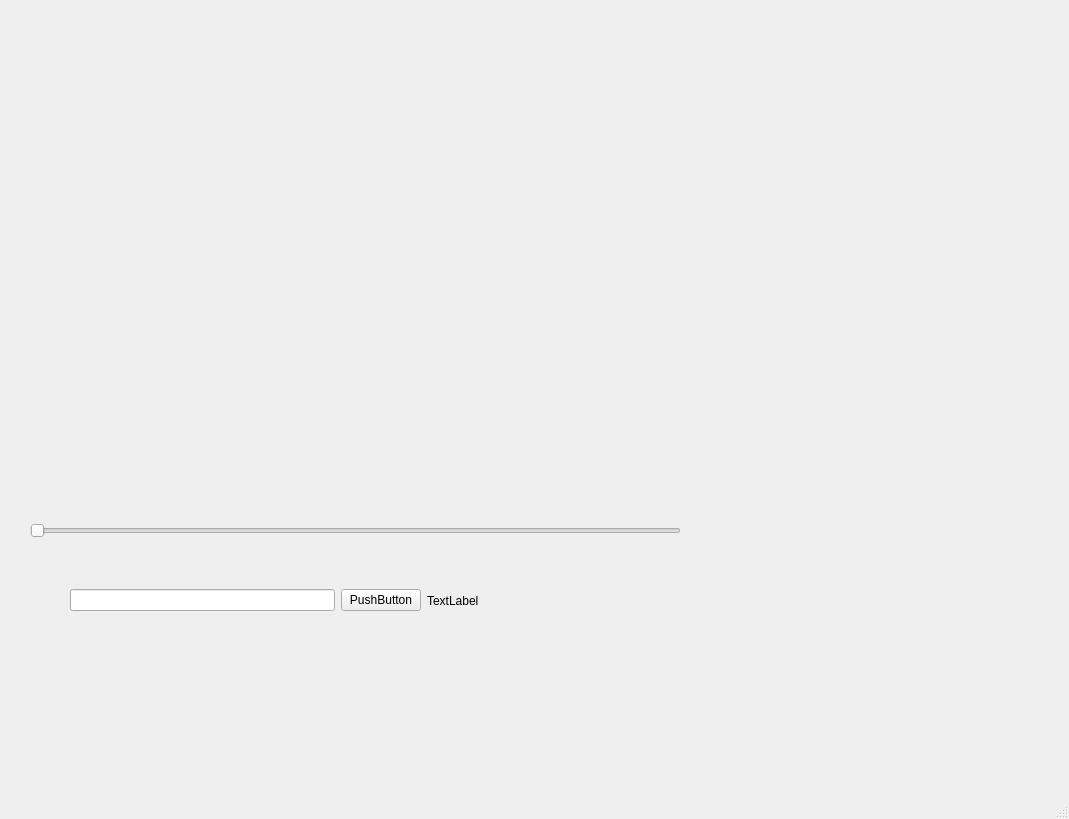
<?xml version="1.0" encoding="UTF-8"?>
<ui version="4.0">
 <class>MainWindow</class>
 <widget class="QMainWindow" name="MainWindow">
  <property name="geometry">
   <rect>
    <x>0</x>
    <y>0</y>
    <width>1069</width>
    <height>819</height>
   </rect>
  </property>
  <property name="windowTitle">
   <string>MainWindow</string>
  </property>
  <widget class="QWidget" name="centralwidget">
   <widget class="QWidget" name="horizontalLayoutWidget">
    <property name="geometry">
     <rect>
      <x>70</x>
      <y>580</y>
      <width>409</width>
      <height>41</height>
     </rect>
    </property>
    <layout class="QHBoxLayout" name="horizontalLayout">
     <item>
      <widget class="QLineEdit" name="lineEdit"/>
     </item>
     <item>
      <widget class="QPushButton" name="pushButton">
       <property name="text">
        <string>PushButton</string>
       </property>
      </widget>
     </item>
     <item>
      <widget class="QLabel" name="label">
       <property name="text">
        <string>TextLabel</string>
       </property>
      </widget>
     </item>
    </layout>
   </widget>
   <widget class="QSlider" name="horizontalSlider">
    <property name="geometry">
     <rect>
      <x>30</x>
      <y>520</y>
      <width>651</width>
      <height>22</height>
     </rect>
    </property>
    <property name="orientation">
     <enum>Qt::Horizontal</enum>
    </property>
   </widget>
  </widget>
  <widget class="QMenuBar" name="menubar">
   <property name="geometry">
    <rect>
     <x>0</x>
     <y>0</y>
     <width>1069</width>
     <height>26</height>
    </rect>
   </property>
  </widget>
  <widget class="QStatusBar" name="statusbar"/>
 </widget>
 <resources/>
 <connections/>
</ui>
